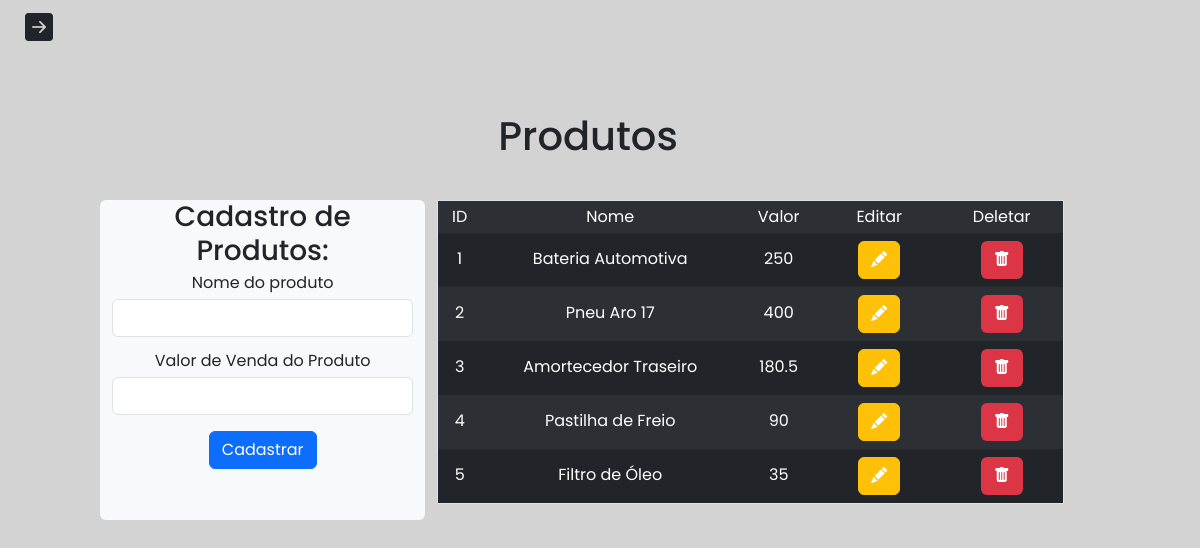
Page /views/consultaProduto.php on the committed database.
### tables this page shows
CREATE TABLE produtos (
	idProduto INT AUTO_INCREMENT PRIMARY KEY,
    nome VARCHAR(255) NOT NULL,
    valor FLOAT NOT NULL
);

### views/consultaProduto.php (the view, shortened to what this page needs)
<?php require_once("../helpers/banco.php") ?>
<!DOCTYPE html>
<html>
<head>
    <link href="https://cdn.jsdelivr.net/npm/bootstrap@5.3.3/dist/css/bootstrap.min.css" rel="stylesheet">
    <link rel="stylesheet" href="../css/reset.css">
    <link rel="stylesheet" href="../css/estilo.css">
    <link rel="stylesheet" href="https://cdn.jsdelivr.net/npm/bootstrap-icons@1.11.3/font/bootstrap-icons.min.css">
</head>
<body>
<main class="container-fluid">
    <div class="row">
        <div class="col-1">
            <button class="btn float-start" data-bs-toggle="offcanvas" data-bs-target="#offcanvas" role="button">
                <i class="bi bi-arrow-right-square-fill fs-3" data-bs-toggle="offcanvas" data-bs-target="#offcanvas"></i>
            </button>
        </div>
        <div class="conteudo col-10 row">
                <h2 class="h1 text-center">Produtos</h2>
            <div class="col-4 text-center bg-light rounded" style="margin-top: 2rem;">
                <h2 class="h3">Cadastro de Produtos:</h2>
                <form class="text-center" action="../controllers/CadastrarProduto.php" method="POST">
                    <div class="mb-3">
                        <label for="nome" class="form-label">Nome do produto</label>
                        <input type="text" class="form-control" id="nome" name="nome" required>
                    </div>
                    <div class="mb-3">
                        <label for="valor" class="form-label">Valor de Venda do Produto</label>
                        <input ttype="text" class="form-control" id="valor" name="valor">
                        <br>
                        <button type="submit" class="btn btn-primary">Cadastrar</button>
                    </div>
                    </form>
            </div>
            <div class="col-8 text-center" style="margin-top: 2rem;">
                <?php
                    $listaProdutos = [];
                    $sql = $pdo->query("SELECT * FROM produtos");
                    if ($sql->rowCount() > 0)
                    {
                        $listaProdutos = $sql->fetchAll(PDO::FETCH_ASSOC);
                    }
                ?>
                    <table class="table border table-dark table-striped">
                        <tr>
                            <th>ID</th>
                            <th>Nome</th>
                            <th>Valor</th>
                            <th>Editar</th>
                            <th>Deletar</th>
                        </tr>
                        <?php foreach($listaProdutos as $produto): ?>
                        <tr class="text-center">
                            <td class=><?php echo $produto['idProduto']?></td>
                            <td class=><?php echo $produto['nome']?></td>
                            <td><?php echo $produto['valor']?></td>
                            <td><button class="btn btn-warning mx-3 text-white" type="button" data-bs-theme="dark"><a href="editarProdutoView.php?id=<?=$produto['idProduto']?>"><i class="bi bi-pencil-fill"></i></a></button></td>
                            <td><button class="btn bg-danger mx-3" type="button " data-bs-theme="dark"><a href="../controllers/DeletarProduto.php?id=<?=$produto['idProduto']?>"><i class="bi bi-trash-fill"></i></a></button></td>
                        </tr>
                        <?php endforeach; ?>
                </table>
            </div>
        </div>
    </div>
</main>
</body>
</html>

### css/estilo.css (style rules this page uses)
body { font-family: 'Poppins', sans-serif; margin: 0; background-color: lightgray; }
table a { cursor: pointer; text-decoration: none; font-family: 'Poppins', sans-serif; color: white; position: relative; display: block; font-size: 1rem; }
a { cursor: pointer; text-decoration: none; font-family: 'Poppins', sans-serif; color: black; position: relative; display: block; font-size: 1rem; }
.conteudo { margin-top: 5rem; padding-top: 2rem; }

### rows in the picture
produtos: idProduto "1", nome "Bateria Automotiva", valor "250"
produtos: idProduto "2", nome "Pneu Aro 17", valor "400"
produtos: idProduto "3", nome "Amortecedor Traseiro", valor "180.5"
produtos: idProduto "4", nome "Pastilha de Freio", valor "90"
produtos: idProduto "5", nome "Filtro de Óleo", valor "35"
